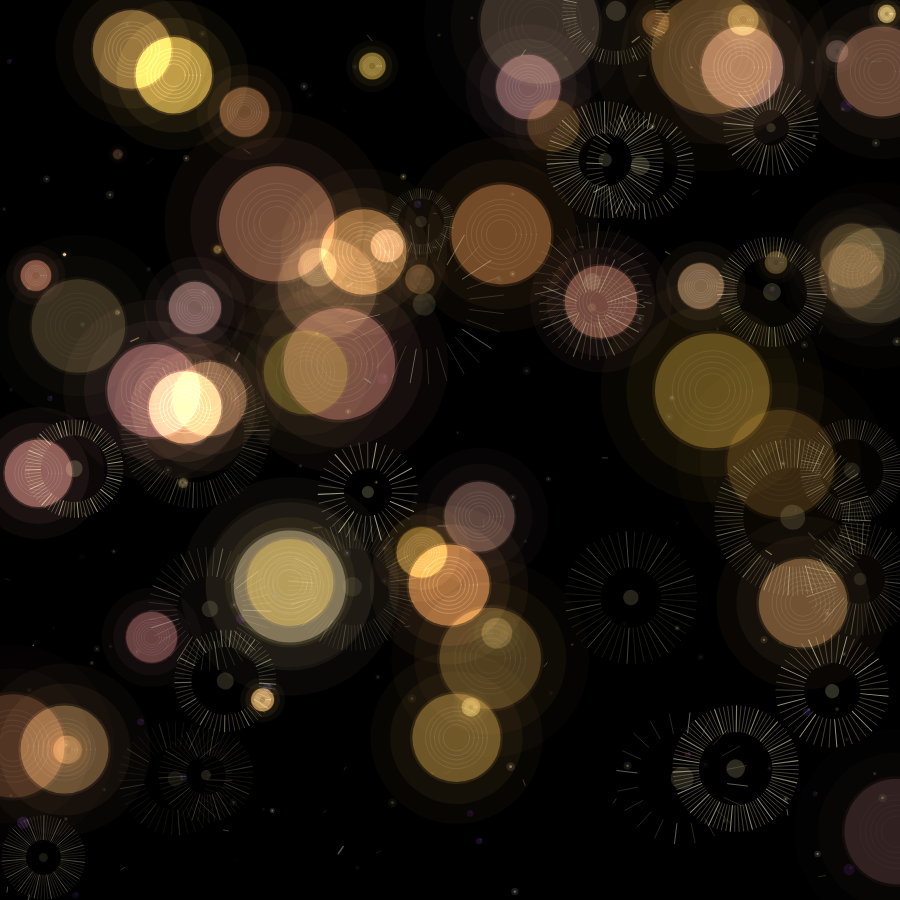
Frame 1 (no input)
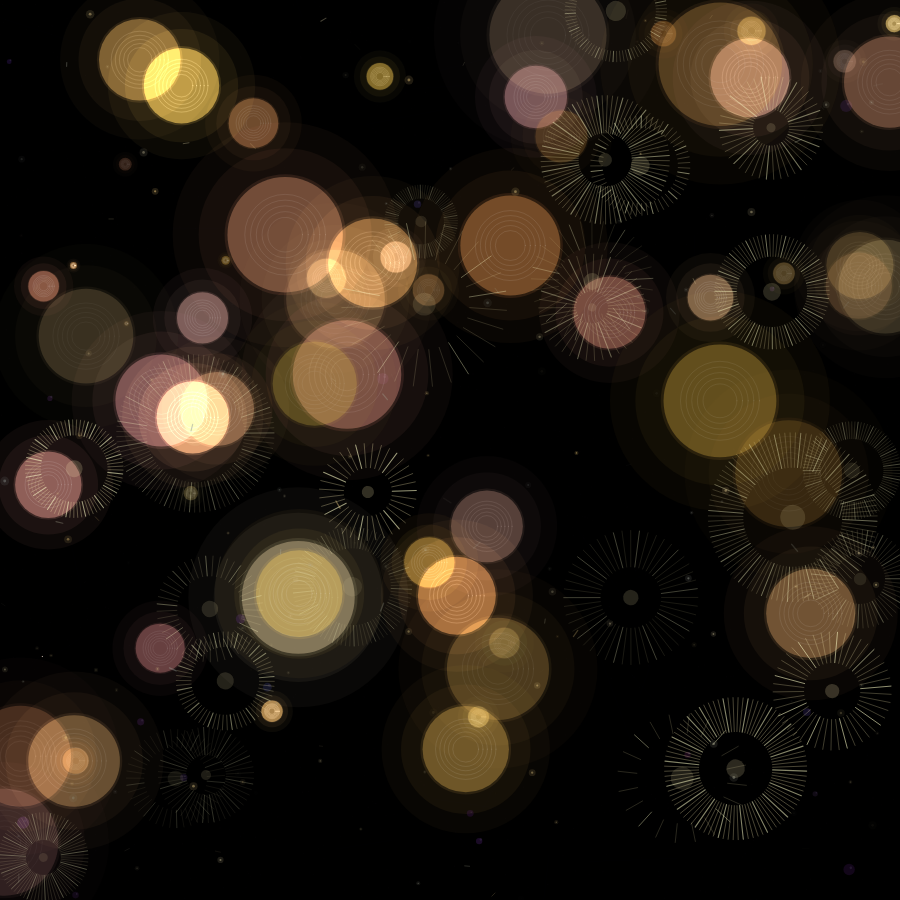
Frame 60 (no input)
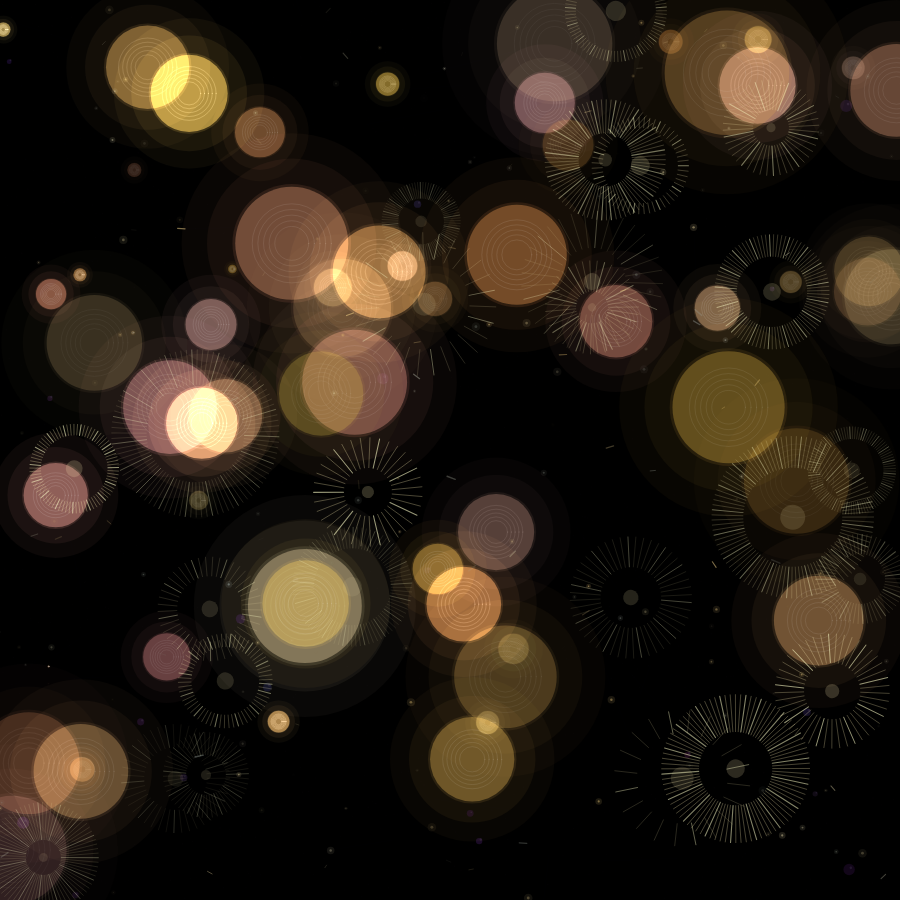
Frame 120 (the mouse pressed at the canvas centre since frame 60)

The p5.js sketch that drew these frames (run headless with seeded random() and noise() and a simulated clock; from frame 60 on, the mouse is pressed at the canvas centre):

// p5.js sketch
// ── sketch.js
let blobs = [];
let radiants = [];
let holes = [];
let sparks = [];
let bgTexture;

// Time control variables
let currentTime = 0;
let nextEventTime = 0;
let eventInterval = 5000; // 5 seconds per event
let eventDuration = 2000; // Event lasts for 2 seconds

// Event types
const EVENT_BLOBS_PULSE = 0;
const EVENT_RADIANTS_GLOW = 1;
const EVENT_SPARKS_BURST = 2;
const EVENT_HOLES_TWINKLE = 3;

// Current event status
let currentEvent = -1;
let eventStartTime = 0;

function setup() {
  createCanvas(900, 900);
  background(0);
  noStroke();
  
  // Create background texture
  bgTexture = createGraphics(width, height);
  createTexture(bgTexture);

  for (let i = 0; i < 60; i++) {
    blobs.push(new NoiseBlob());
  }

  for (let i = 0; i < 25; i++) {
    radiants.push(new Radiant());
  }

  for (let i = 0; i < 20; i++) {
    holes.push(new Hole());
  }

  for (let i = 0; i < 200; i++) { 
    sparks.push(new Spark());
  }

  // Initialize time control
  currentTime = millis();
  scheduleNextEvent();
}

function draw() {
  // Update time
  currentTime = millis();
  
  // Check if an event is triggered
  checkEvents();
  
  // Display background texture
  image(bgTexture, 0, 0);
  
  // Softer trailing effect
  fill(0, 25);
  rect(0, 0, width, height);

  // Render elements in order of depth
  for (let h of holes) h.show();
  for (let b of blobs) {
    b.update();
    b.show();
  }
  for (let r of radiants) {
    r.update();
    r.show();
  }
  for (let s of sparks) {
    s.update();
    s.show();
  }
}

// Event checking function
function checkEvents() {
  if (currentTime >= nextEventTime) {
    triggerRandomEvent();
    scheduleNextEvent();
  }
  
  // Handle current event
  if (currentEvent !== -1) {
    let elapsedTime = currentTime - eventStartTime;
    let progress = map(elapsedTime, 0, eventDuration, 0, 1);
    
    if (progress >= 1) {
      endEvent();
    } else {
      handleEvent(progress);
    }
  }
}

// Trigger a random event
function triggerRandomEvent() {
  let eventType = floor(random(4));
  currentEvent = eventType;
  eventStartTime = currentTime;
  console.log("Event triggered:", eventType);
}

// Schedule the next event
function scheduleNextEvent() {
  nextEventTime = currentTime + eventInterval;
}

// End the current event
function endEvent() {
  currentEvent = -1;
  console.log("Event ended");
}

// Handle the event
function handleEvent(progress) {
  switch(currentEvent) {
    case EVENT_BLOBS_PULSE:
      for (let b of blobs) {
        b.pulseFactor = map(sin(progress * TWO_PI), -1, 1, 0.8, 1.2);
      }
      break;
      
    case EVENT_RADIANTS_GLOW:
      for (let r of radiants) {
        r.glowIntensity = map(progress, 0, 1, 0.5, 1.5);
      }
      break;
      
    case EVENT_SPARKS_BURST:
      // Increase the number of particles
      for (let i = 0; i < 50; i++) {
        let newSpark = new Spark();
        newSpark.reset();
        newSpark.x = width/2;
        newSpark.y = height/2;
        newSpark.vx = random(-3, 3);
        newSpark.vy = random(-3, 3);
        newSpark.baseAlpha = 255;
        sparks.push(newSpark);
      }
      break;
      
    case EVENT_HOLES_TWINKLE:
      for (let h of holes) {
        h.twinkleFactor = map(sin(progress * TWO_PI * 2), -1, 1, 0.5, 1.5);
      }
      break;
  }
}

// Function to create background texture
function createTexture(g) {
  g.background(0);
  g.noStroke();
  
  // Add subtle noise texture
  for (let i = 0; i < 10000; i++) {
    let x = random(width);
    let y = random(height);
    let s = random(0.5, 2);
    let a = random(5, 15);
    g.fill(30, 20, 40, a);
    g.ellipse(x, y, s);
  }
  
  // Add some subtle line texture
  g.stroke(40, 30, 50, 10);
  for (let i = 0; i < 50; i++) {
    let x1 = random(width);
    let y1 = random(height);
    let x2 = x1 + random(-100, 100);
    let y2 = y1 + random(-100, 100);
    g.line(x1, y1, x2, y2);
  }
}

// Improved NoiseBlob - Increased sense of depth
class NoiseBlob {
  constructor() {
    this.x = random(width);
    this.y = random(height);
    this.rBase = random(0, 120); 
    this.alpha = random(30, 120);
    this.phase = random(TWO_PI);
    this.speed = random(0.003, 0.01);
    this.c = color(
      255 + random(-30, 0), 
      180 + random(-30, 30), 
      120 + random(-50, 50), 
      this.alpha
    );
    this.depth = random(1); // Depth value for sense of depth
    this.noiseScale = random(0.005, 0.02); // Add noise displacement
    this.pulseFactor = 1; // Pulse factor
  }

  update() {
    this.phase += this.speed;
    this.r = this.rBase + sin(this.phase) * (15 * this.depth * this.pulseFactor); 
    // Depth affects fluctuation amplitude
    // Slow noise displacement
    this.x += map(noise(frameCount * this.noiseScale, 0), -1, 1, -0.3, 0.3);
    this.y += map(noise(0, frameCount * this.noiseScale), -1, 1, -0.3, 0.3);
    
    // Boundary check
    if (this.x < 0) this.x = width;
    if (this.x > width) this.x = 0;
    if (this.y < 0) this.y = height;
    if (this.y > height) this.y = 0;
  }

  show() {
    push();
    translate(this.x, this.y);
    
    // Adjust opacity and blending mode based on depth
    if (this.depth > 0.7) {
      drawingContext.globalCompositeOperation = 'lighter';
    }
    
    // Core glowing part
    fill(this.c);
    ellipse(0, 0, this.r);
    
    // Add glow effect
    let glowSize = this.r * 1.5;
    for (let i = 0; i < 3; i++) {
      fill(red(this.c), green(this.c), blue(this.c), this.alpha * 0.3 / (i+1));
      ellipse(0, 0, glowSize * (0.7 + i * 0.3));
    }
    
    // Add some internal texture
    noFill();
    stroke(255, this.alpha * 0.5);
    strokeWeight(0.5);
    for (let i = 0; i < 5; i++) {
      let r = this.r * (0.3 + i * 0.1);
      ellipse(0, 0, r);
    }
    
    pop();
  }
}

// Improved Radiant - Increased variation
class Radiant {
  constructor() {
    this.x = random(width);
    this.y = random(height);
    this.r = random(15, 50); 
    this.n = int(random(20, 100));
    this.alpha = random(40, 120);
    this.angle = random(TWO_PI);
    this.rotSpeed = random(0.001, 0.02);
    this.lineLength = random(15, 40);
    this.depth = random(1);
    this.pulseSpeed = random(0.01, 0.03);
    this.pulsePhase = random(TWO_PI);
    this.glowIntensity = 1; // Glow intensity
  }

  update() {
    this.angle += this.rotSpeed * map(this.depth, 0, 1, 0.8, 1.2);
    this.pulsePhase += this.pulseSpeed;
    this.currentLength = this.lineLength * (0.8 + sin(this.pulsePhase) * 0.2) * this.glowIntensity;
  }

  show() {
    push();
    translate(this.x, this.y);
    rotate(this.angle);
    
    // Adjust appearance based on depth
    let strokeAlpha = this.alpha * map(this.depth, 0, 1, 0.7, 1) * this.glowIntensity;
    stroke(255, 240, 180, strokeAlpha);
    strokeWeight(map(this.depth, 0, 1, 0.3, 0.8) * this.glowIntensity);
    
    for (let i = 0; i < this.n; i++) {
      let a = TWO_PI * i / this.n;
      let x1 = cos(a) * this.r;
      let y1 = sin(a) * this.r;
      let x2 = cos(a) * (this.r + this.currentLength);
      let y2 = sin(a) * (this.r + this.currentLength);
      
      // Make some lines brighter
      if (i % 5 === 0) {
        stroke(255, 255, 200, strokeAlpha * 1.5);
        strokeWeight(map(this.depth, 0, 1, 0.5, 1.2) * this.glowIntensity);
      } else {
        stroke(255, 240, 180, strokeAlpha);
        strokeWeight(map(this.depth, 0, 1, 0.3, 0.8) * this.glowIntensity);
      }
      
      line(x1, y1, x2, y2);
    }
    
    // Add center highlight
    fill(255, 240, 180, strokeAlpha * 0.5 * this.glowIntensity);
    noStroke();
    ellipse(0, 0, this.r * 0.5);
    
    pop();
  }
}

// Improved Hole - Increased variation
class Hole {
  constructor() {
    this.x = random(width);
    this.y = random(height);
    this.r = random(5, 10); 
    this.depth = random(1);
    this.innerR = this.r * random(0.3, 0.7);
    this.innerColor = color(
      20 + random(-10, 10),
      10 + random(-5, 5),
      30 + random(-10, 10)
    );
    this.twinkleFactor = 1; // Twinkle factor
  }

  show() {
    push();
    translate(this.x, this.y);
    
    // Outer ring
    noStroke();
    fill(0, this.twinkleFactor * 255);
    ellipse(0, 0, this.r * 2);
    
    // Inner ring - Add some sense of depth
    fill(this.innerColor);
    ellipse(0, 0, this.innerR * 2 * this.twinkleFactor);
    
    // Add some subtle highlights
    fill(60, 50, 80, 100 * this.twinkleFactor);
    ellipse(
      this.r * 0.2, 
      -this.r * 0.2, 
      this.r * 0.3 * this.twinkleFactor
    );
    
    pop();
  }
}

// Improved Spark - More diverse
class Spark {
  constructor() {
    this.reset();
    this.life = random(100, 500);
    this.age = random(this.life);
    this.type = random() > 0.7 ? "line" : "dot"; 
  }
  
  reset() {
    this.x = random(width);
    this.y = random(height);
    this.vx = random(-0.5, 0.5);
    this.vy = random(-0.5, 0.5);
    this.size = random(1, 3);
    this.baseAlpha = random(50, 150);
    this.colorVariation = random(100);
    this.life = random(100, 500);
    this.age = 0;
  }

  update() {
    this.x += this.vx;
    this.y += this.vy;
    this.age++;
    
    // Reset mechanism
    if (this.age > this.life || 
        this.x < 0 || this.x > width || 
        this.y < 0 || this.y > height) {
      this.reset();
    }
  }

  show() {
    // Flicker based on lifecycle
    let alpha = this.baseAlpha * (0.5 + 0.5 * sin(this.age * 0.05));
    
    if (this.type === "line") {
      // Line particle
      let angle = noise(this.x * 0.01, this.y * 0.01) * TWO_PI;
      let len = this.size * 3;
      stroke(
        255 - this.colorVariation, 
        215 - this.colorVariation * 0.5, 
        130 + this.colorVariation * 0.3, 
        alpha
      );
      strokeWeight(this.size * 0.5);
      line(
        this.x, 
        this.y, 
        this.x + cos(angle) * len, 
        this.y + sin(angle) * len
      );
    } else {
      // Dot particle
      noStroke();
      fill(
        255 - this.colorVariation, 
        215 - this.colorVariation * 0.5, 
        130 + this.colorVariation * 0.3, 
        alpha
      );
      ellipse(this.x, this.y, this.size);
      
      // Add subtle glow
      fill(
        255 - this.colorVariation, 
        215 - this.colorVariation * 0.5, 
        130 + this.colorVariation * 0.3, 
        alpha * 0.3
      );
      ellipse(this.x, this.y, this.size * 3);
    }
  }
}
// ── style.css
html, body {
  margin: 0;
  padding: 0;
  overflow: hidden; /* Hide page scroll bar */
}

canvas {
  display: block;
}
